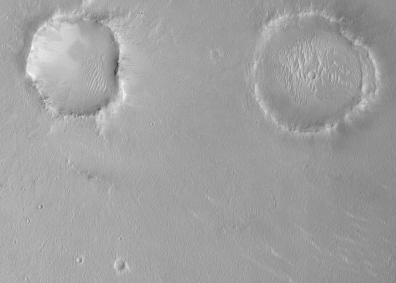
#> input picture images/sample/Sample_1_ESP_045812_1865.jpg, 396 x 283 px
$ python 'wavelet implementaton.py'
#> lines starting #> are read from the running program, lines starting #| are printed output that depends on the picture
import cv2
import numpy as np
import matplotlib.pyplot as plt
import seaborn as sns


img= cv2.imread('images/sample/Sample_1_ESP_045812_1865.jpg',cv2.IMREAD_GRAYSCALE)
#> img is the input picture: shape (283, 396); min 56, max 250, mean 160.2

# [10 lines of commented-out code are left out]
plt.hist(img,bins=256,histtype='step',ec='blue')
# [8 lines of commented-out code are left out]
plt.show()
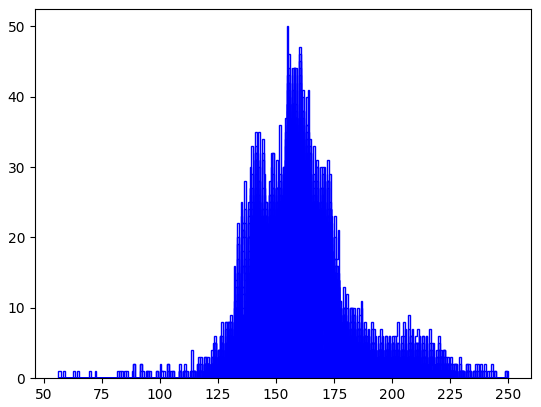
#> figure drawn by matplotlib, 1 panel

$ run again, with images/sample/Sample_1_ESP_022855_1270.jpg copied over images/sample/Sample_1_ESP_045812_1865.jpg
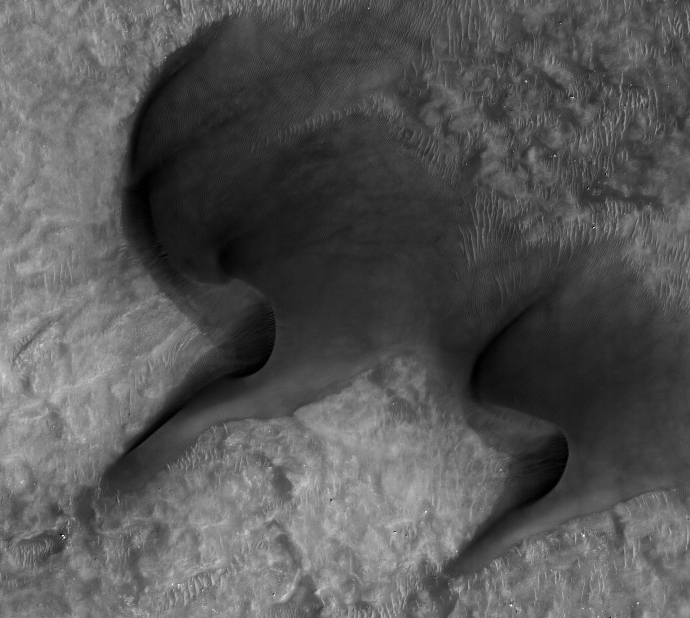
#> input picture images/sample/Sample_1_ESP_022855_1270.jpg, 690 x 618 px
#> img is the input picture: shape (618, 690); min 0, max 255, mean 85.9
#> `plt.show()`:
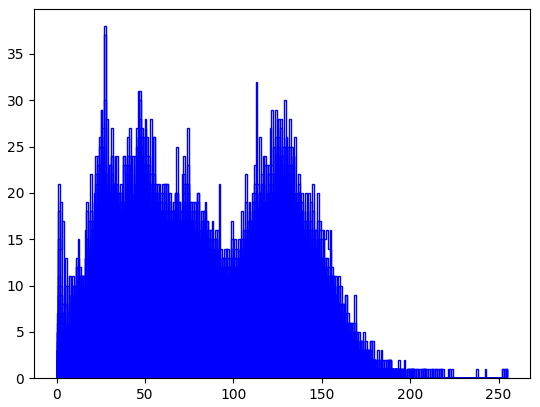
#> figure drawn by matplotlib, 1 panel
